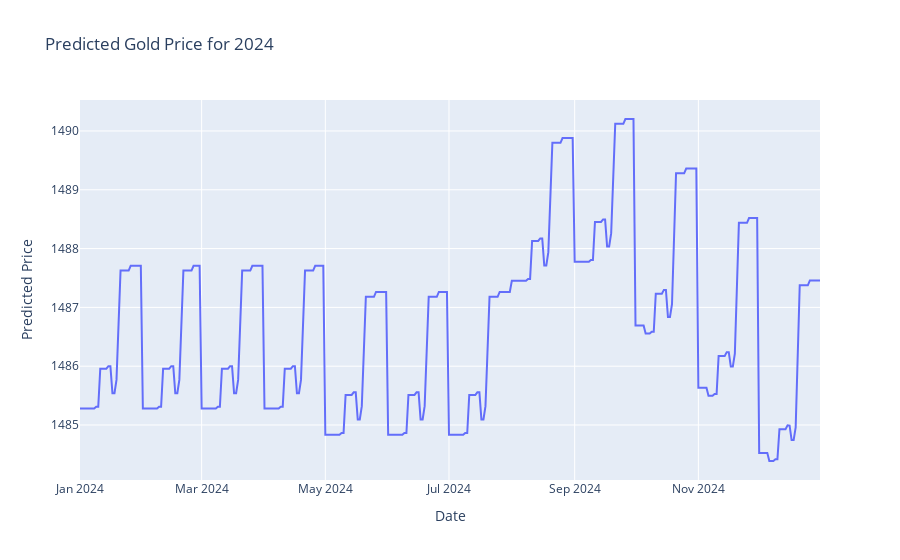

Notebook cell for this chart:
### Code cell
# توليد التواريخ لعام 2024
date_range_2024 = pd.date_range(start='2024-01-01', end='2024-12-31')

# إنشاء DataFrame بالتواريخ
df_2024 = pd.DataFrame(date_range_2024, columns=['Date'])

# استخراج السنة والشهر واليوم من التواريخ
df_2024['year'] = df_2024['Date'].dt.year
df_2024['month'] = df_2024['Date'].dt.month
df_2024['day'] = df_2024['Date'].dt.day

# افتراض متوسط القيم من بيانات التدريب لمتغيرات 'Open', 'High', 'Low' لعام 2024
average_open = X_train['Open'].mean()
average_high = X_train['High'].mean()
average_low = X_train['Low'].mean()

df_2024['Open'] = average_open
df_2024['High'] = average_high
df_2024['Low'] = average_low

# تحديد الميزات للتنبؤ
X_2024 = df_2024[['Open', 'High', 'Low', 'year', 'month', 'day']]

# التنبؤ بأسعار الذهب لعام 2024
y_pred_2024 = rf_model.predict(X_2024)

# إضافة التوقعات إلى DataFrame
df_2024['Predicted_Price'] = y_pred_2024

# طباعة التواريخ مع الأسعار المتوقعة لعام 2024
for date, predicted_price in zip(df_2024['Date'], df_2024['Predicted_Price']):
    print(f"Date: {date.date()}, Predicted Price: {predicted_price}")

# رسم البيانات المتنبأ بها لعام 2024 باستخدام Matplotlib
plt.figure(figsize=(10, 6))
plt.plot(df_2024['Date'], df_2024['Predicted_Price'], color='red', lw=2, label='Predicted Price for 2024')
plt.title('Gold Price Prediction for 2024')
plt.xlabel('Date')
plt.ylabel('Price')
plt.legend()
plt.grid(True)
plt.show()

# إنشاء DataFrame للبيانات المتوقعة لعام 2024
predicted_data_2024 = pd.DataFrame({'Date': df_2024['Date'], 'Predicted Price': df_2024['Predicted_Price']})

# رسم البيانات المتوقعة لعام 2024 باستخدام Plotly
fig = px.line(predicted_data_2024, x='Date', y='Predicted Price', title='Predicted Gold Price for 2024')
fig.show()

### Figure 1 — Plotly figure (JSON) as saved in the notebook; plotly's stock layout.template omitted (floating-point values rounded to 4 significant figures; data arrays with more than 128 entries replaced by an {"elided": "..."} marker saying what was removed)
{"data": [{"hovertemplate": "Date=%{x}<br>Predicted Price=%{y}<extra></extra>", "legendgroup": "", "line": {"color": "#636efa", "dash": "solid"}, "marker": {"symbol": "circle"}, "mode": "lines", "name": "", "orientation": "v", "showlegend": false, "type": "scatter", "x": {"elided": "366 str values"}, "xaxis": "x", "y": {"elided": "366 float values"}, "yaxis": "y"}], "layout": {"legend": {"tracegroupgap": 0}, "title": {"text": "Predicted Gold Price for 2024"}, "xaxis": {"anchor": "y", "domain": [0, 1], "title": {"text": "Date"}}, "yaxis": {"anchor": "x", "domain": [0, 1], "title": {"text": "Predicted Price"}}}}
